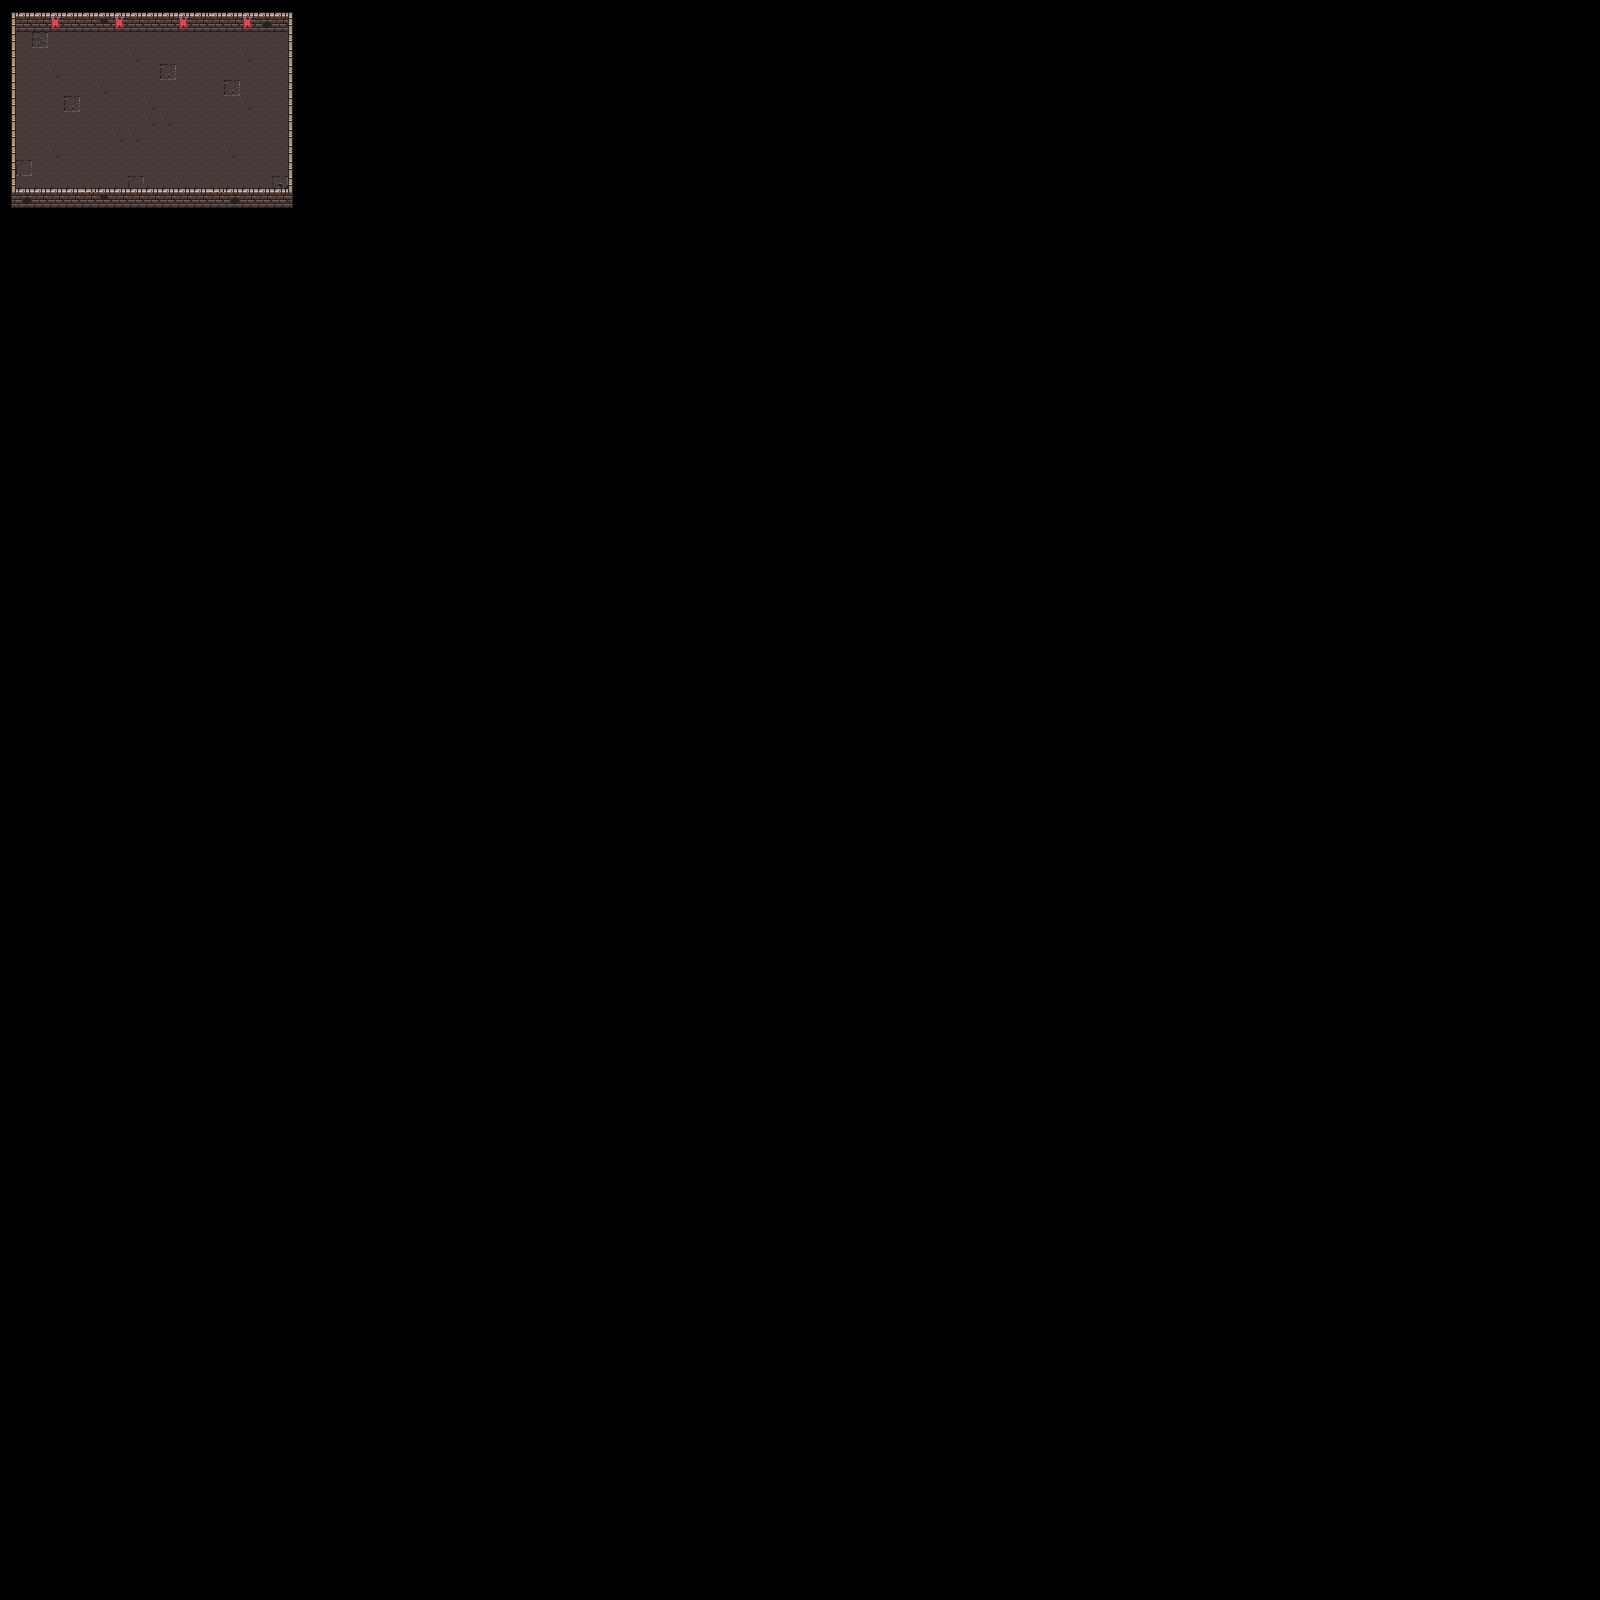

Tiled map render using the project's own tile images. Description and the map definition, with tile-layer contents summarised, below:
An orthogonal 100x100 tile map with 16x16 px tiles, 3 tile layers (Floors, Walls, Decorations) and 6 objects (2x lizard).

<map version="1.4" tiledversion="1.4.1" orientation="orthogonal" renderorder="right-down" width="100" height="100" tilewidth="16" tileheight="16" infinite="0" nextlayerid="7" nextobjectid="21">
 <editorsettings>
  <export target="dungeon-01.json" format="json" />
 </editorsettings>
 <tileset firstgid="1" name="dungeon" tilewidth="16" tileheight="16" tilecount="160" columns="10">
  <image source="../tiles/dungeon_tiles.png" width="160" height="256" />
  <tile id="0">
   <properties>
    <property name="collides" type="bool" value="false" />
   </properties>
  </tile>
  <tile id="1">
   <properties>
    <property name="collides" type="bool" value="false" />
   </properties>
  </tile>
  <tile id="2">
   <properties>
    <property name="collides" type="bool" value="false" />
   </properties>
  </tile>
  <tile id="3">
   <properties>
    <property name="collides" type="bool" value="false" />
   </properties>
  </tile>
  <tile id="4">
   <properties>
    <property name="collides" type="bool" value="false" />
   </properties>
  </tile>
  <tile id="5">
   <properties>
    <property name="collides" type="bool" value="false" />
   </properties>
  </tile>
  <tile id="6">
   <properties>
    <property name="collides" type="bool" value="false" />
   </properties>
  </tile>
  <tile id="7">
   <properties>
    <property name="collides" type="bool" value="false" />
   </properties>
  </tile>
  <tile id="8">
   <properties>
    <property name="collides" type="bool" value="false" />
   </properties>
  </tile>
  <tile id="9">
   <properties>
    <property name="collides" type="bool" value="false" />
   </properties>
  </tile>
  <tile id="10">
   <properties>
    <property name="collides" type="bool" value="false" />
   </properties>
  </tile>
  <tile id="11">
   <properties>
    <property name="collides" type="bool" value="true" />
   </properties>
  </tile>
  <tile id="12">
   <properties>
    <property name="collides" type="bool" value="true" />
   </properties>
  </tile>
  <tile id="13">
   <properties>
    <property name="collides" type="bool" value="true" />
   </properties>
  </tile>
  <tile id="14">
   <properties>
    <property name="collides" type="bool" value="false" />
   </properties>
  </tile>
  <tile id="15">
   <properties>
    <property name="collides" type="bool" value="false" />
   </properties>
  </tile>
  <tile id="16">
   <properties>
    <property name="collides" type="bool" value="false" />
   </properties>
  </tile>
  <tile id="17">
   <properties>
    <property name="collides" type="bool" value="false" />
   </properties>
  </tile>
  <tile id="18">
   <properties>
    <property name="collides" type="bool" value="false" />
   </properties>
  </tile>
  <tile id="19">
   <properties>
    <property name="collides" type="bool" value="false" />
   </properties>
  </tile>
  <tile id="20">
   <properties>
    <property name="collides" type="bool" value="false" />
   </properties>
  </tile>
  <tile id="21">
   <properties>
    <property name="collides" type="bool" value="false" />
   </properties>
  </tile>
  <tile id="22">
   <properties>
    <property name="collides" type="bool" value="false" />
   </properties>
  </tile>
  <tile id="23">
   <properties>
    <property name="collides" type="bool" value="false" />
   </properties>
  </tile>
  <tile id="24">
   <properties>
    <property name="collides" type="bool" value="false" />
   </properties>
  </tile>
  <tile id="25">
   <properties>
    <property name="collides" type="bool" value="false" />
   </properties>
  </tile>
  <tile id="26">
   <properties>
    <property name="collides" type="bool" value="false" />
   </properties>
  </tile>
  <tile id="27">
   <properties>
    <property name="collides" type="bool" value="false" />
   </properties>
  </tile>
  <tile id="28">
   <properties>
    <property name="collides" type="bool" value="false" />
   </properties>
  </tile>
  <tile id="29">
   <properties>
    <property name="collides" type="bool" value="false" />
   </properties>
  </tile>
  <tile id="30">
   <properties>
    <property name="collides" type="bool" value="false" />
   </properties>
  </tile>
  <tile id="31">
   <properties>
    <property name="collides" type="bool" value="false" />
   </properties>
  </tile>
  <tile id="32">
   <properties>
    <property name="collides" type="bool" value="false" />
   </properties>
  </tile>
  <tile id="33">
   <properties>
    <property name="collides" type="bool" value="false" />
   </properties>
  </tile>
  <tile id="34">
   <properties>
    <property name="collides" type="bool" value="false" />
   </properties>
  </tile>
  <tile id="35">
   <properties>
    <property name="collides" type="bool" value="false" />
   </properties>
  </tile>
  <tile id="36">
   <properties>
    <property name="collides" type="bool" value="false" />
   </properties>
  </tile>
  <tile id="37">
   <properties>
    <property name="collides" type="bool" value="false" />
   </properties>
  </tile>
  <tile id="38">
   <properties>
    <property name="collides" type="bool" value="false" />
   </properties>
  </tile>
  <tile id="39">
   <properties>
    <property name="collides" type="bool" value="false" />
   </properties>
  </tile>
  <tile id="40">
   <properties>
    <property name="collides" type="bool" value="false" />
   </properties>
  </tile>
  <tile id="41">
   <properties>
    <property name="collides" type="bool" value="false" />
   </properties>
  </tile>
  <tile id="42">
   <properties>
    <property name="collides" type="bool" value="false" />
   </properties>
  </tile>
  <tile id="43">
   <properties>
    <property name="collides" type="bool" value="false" />
   </properties>
  </tile>
  <tile id="44">
   <properties>
    <property name="collides" type="bool" value="false" />
   </properties>
  </tile>
  <tile id="45">
   <properties>
    <property name="collides" type="bool" value="false" />
   </properties>
  </tile>
  <tile id="46">
   <properties>
    <property name="collides" type="bool" value="false" />
   </properties>
  </tile>
  <tile id="47">
   <properties>
    <property name="collides" type="bool" value="false" />
   </properties>
  </tile>
  <tile id="48">
   <properties>
    <property name="collides" type="bool" value="false" />
   </properties>
  </tile>
  <tile id="49">
   <properties>
    <property name="collides" type="bool" value="false" />
   </properties>
  </tile>
  <tile id="50">
   <properties>
    <property name="collides" type="bool" value="false" />
   </properties>
  </tile>
  <tile id="51">
   <properties>
    <property name="collides" type="bool" value="false" />
   </properties>
  </tile>
  <tile id="52">
   <properties>
    <property name="collides" type="bool" value="false" />
   </properties>
  </tile>
  <tile id="53">
   <properties>
    <property name="collides" type="bool" value="false" />
   </properties>
  </tile>
  <tile id="54">
   <properties>
    <property name="collides" type="bool" value="false" />
   </properties>
  </tile>
  <tile id="55">
   <properties>
    <property name="collides" type="bool" value="true" />
   </properties>
  </tile>
  <tile id="56">
   <properties>
    <property name="collides" type="bool" value="false" />
   </properties>
  </tile>
  <tile id="57">
   <properties>
    <property name="collides" type="bool" value="false" />
   </properties>
  </tile>
  <tile id="58">
   <properties>
    <property name="collides" type="bool" value="false" />
   </properties>
  </tile>
  <tile id="59">
   <properties>
    <property name="collides" type="bool" value="false" />
   </properties>
  </tile>
  <tile id="60">
   <properties>
    <property name="collides" type="bool" value="false" />
   </properties>
  </tile>
  <tile id="61">
   <properties>
    <property name="collides" type="bool" value="false" />
   </properties>
  </tile>
  <tile id="62">
   <properties>
    <property name="collides" type="bool" value="false" />
   </properties>
  </tile>
  <tile id="63">
   <properties>
    <property name="collides" type="bool" value="false" />
   </properties>
  </tile>
  <tile id="64">
   <properties>
    <property name="collides" type="bool" value="false" />
   </properties>
  </tile>
  <tile id="65">
   <properties>
    <property name="collides" type="bool" value="true" />
   </properties>
  </tile>
  <tile id="66">
   <properties>
    <property name="collides" type="bool" value="false" />
   </properties>
  </tile>
  <tile id="67">
   <properties>
    <property name="collides" type="bool" value="false" />
   </properties>
  </tile>
  <tile id="68">
   <properties>
    <property name="collides" type="bool" value="false" />
   </properties>
  </tile>
  <tile id="69">
   <properties>
    <property name="collides" type="bool" value="false" />
   </properties>
  </tile>
  <tile id="70">
   <properties>
    <property name="collides" type="bool" value="false" />
   </properties>
  </tile>
  <tile id="71">
   <properties>
    <property name="collides" type="bool" value="false" />
   </properties>
  </tile>
  <tile id="72">
   <properties>
    <property name="collides" type="bool" value="false" />
   </properties>
  </tile>
  <tile id="73">
   <properties>
    <property name="collides" type="bool" value="false" />
   </properties>
  </tile>
  <tile id="74">
   <properties>
    <property name="collides" type="bool" value="false" />
   </properties>
  </tile>
  <tile id="75">
   <properties>
    <property name="collides" type="bool" value="false" />
   </properties>
  </tile>
  <tile id="76">
   <properties>
    <property name="collides" type="bool" value="false" />
   </properties>
  </tile>
  <tile id="77">
   <properties>
    <property name="collides" type="bool" value="false" />
   </properties>
  </tile>
  <tile id="78" type="lizard">
   <properties>
    <property name="collides" type="bool" value="false" />
   </properties>
  </tile>
  <tile id="79">
   <properties>
    <property name="collides" type="bool" value="false" />
   </properties>
  </tile>
  <tile id="80">
   <properties>
    <property name="collides" type="bool" value="true" />
   </properties>
  </tile>
  <tile id="81">
   <properties>
    <property name="collides" type="bool" value="true" />
   </properties>
  </tile>
  <tile id="82">
   <properties>
    <property name="collides" type="bool" value="false" />
   </properties>
  </tile>
  <tile id="83">
   <properties>
    <property name="collides" type="bool" value="false" />
   </properties>
  </tile>
  <tile id="84">
   <properties>
    <property name="collides" type="bool" value="false" />
   </properties>
  </tile>
  <tile id="85">
   <properties>
    <property name="collides" type="bool" value="false" />
   </properties>
  </tile>
  <tile id="86">
   <properties>
    <property name="collides" type="bool" value="false" />
   </properties>
  </tile>
  <tile id="87">
   <properties>
    <property name="collides" type="bool" value="false" />
   </properties>
  </tile>
  <tile id="88">
   <properties>
    <property name="collides" type="bool" value="false" />
   </properties>
  </tile>
  <tile id="89">
   <properties>
    <property name="collides" type="bool" value="false" />
   </properties>
  </tile>
  <tile id="90">
   <properties>
    <property name="collides" type="bool" value="true" />
   </properties>
  </tile>
  <tile id="91">
   <properties>
    <property name="collides" type="bool" value="true" />
   </properties>
  </tile>
  <tile id="92">
   <properties>
    <property name="collides" type="bool" value="false" />
   </properties>
  </tile>
  <tile id="93">
   <properties>
    <property name="collides" type="bool" value="false" />
   </properties>
  </tile>
  <tile id="94">
   <properties>
    <property name="collides" type="bool" value="false" />
   </properties>
  </tile>
  <tile id="95">
   <properties>
    <property name="collides" type="bool" value="false" />
   </properties>
  </tile>
  <tile id="96">
   <properties>
    <property name="collides" type="bool" value="false" />
   </properties>
  </tile>
  <tile id="97">
   <properties>
    <property name="collides" type="bool" value="false" />
   </properties>
  </tile>
  <tile id="98">
   <properties>
    <property name="collides" type="bool" value="false" />
   </properties>
  </tile>
  <tile id="99">
   <properties>
    <property name="collides" type="bool" value="false" />
   </properties>
  </tile>
  <tile id="100">
   <properties>
    <property name="collides" type="bool" value="false" />
   </properties>
  </tile>
  <tile id="101">
   <properties>
    <property name="collides" type="bool" value="false" />
   </properties>
  </tile>
  <tile id="102">
   <properties>
    <property name="collides" type="bool" value="true" />
   </properties>
  </tile>
  <tile id="103">
   <properties>
    <property name="collides" type="bool" value="true" />
   </properties>
  </tile>
  <tile id="104">
   <properties>
    <property name="collides" type="bool" value="false" />
   </properties>
  </tile>
  <tile id="105">
   <properties>
    <property name="collides" type="bool" value="false" />
   </properties>
  </tile>
  <tile id="106">
   <properties>
    <property name="collides" type="bool" value="false" />
   </properties>
  </tile>
  <tile id="107">
   <properties>
    <property name="collides" type="bool" value="false" />
   </properties>
  </tile>
  <tile id="108">
   <properties>
    <property name="collides" type="bool" value="false" />
   </properties>
  </tile>
  <tile id="109">
   <properties>
    <property name="collides" type="bool" value="false" />
   </properties>
  </tile>
  <tile id="110">
   <properties>
    <property name="collides" type="bool" value="false" />
   </properties>
  </tile>
  <tile id="111">
   <properties>
    <property name="collides" type="bool" value="false" />
   </properties>
  </tile>
  <tile id="112">
   <properties>
    <property name="collides" type="bool" value="false" />
   </properties>
  </tile>
  <tile id="113">
   <properties>
    <property name="collides" type="bool" value="false" />
   </properties>
  </tile>
  <tile id="114">
   <properties>
    <property name="collides" type="bool" value="false" />
   </properties>
  </tile>
  <tile id="115">
   <properties>
    <property name="collides" type="bool" value="false" />
   </properties>
  </tile>
  <tile id="116">
   <properties>
    <property name="collides" type="bool" value="false" />
   </properties>
  </tile>
  <tile id="117">
   <properties>
    <property name="collides" type="bool" value="false" />
   </properties>
  </tile>
  <tile id="118">
   <properties>
    <property name="collides" type="bool" value="false" />
   </properties>
  </tile>
  <tile id="119">
   <properties>
    <property name="collides" type="bool" value="false" />
   </properties>
  </tile>
  <tile id="120">
   <properties>
    <property name="collides" type="bool" value="false" />
   </properties>
  </tile>
  <tile id="121">
   <properties>
    <property name="collides" type="bool" value="true" />
   </properties>
  </tile>
  <tile id="122">
   <properties>
    <property name="collides" type="bool" value="true" />
   </properties>
  </tile>
  <tile id="123">
   <properties>
    <property name="collides" type="bool" value="true" />
   </properties>
  </tile>
  <tile id="124">
   <properties>
    <property name="collides" type="bool" value="true" />
   </properties>
  </tile>
  <tile id="125">
   <properties>
    <property name="collides" type="bool" value="true" />
   </properties>
  </tile>
  <tile id="126">
   <properties>
    <property name="collides" type="bool" value="true" />
   </properties>
  </tile>
  <tile id="127">
   <properties>
    <property name="collides" type="bool" value="false" />
   </properties>
  </tile>
  <tile id="128">
   <properties>
    <property name="collides" type="bool" value="false" />
   </properties>
  </tile>
  <tile id="129">
   <properties>
    <property name="collides" type="bool" value="false" />
   </properties>
  </tile>
  <tile id="130">
   <properties>
    <property name="collides" type="bool" value="false" />
   </properties>
  </tile>
  <tile id="131">
   <properties>
    <property name="collides" type="bool" value="true" />
   </properties>
  </tile>
  <tile id="132">
   <properties>
    <property name="collides" type="bool" value="true" />
   </properties>
  </tile>
  <tile id="133">
   <properties>
    <property name="collides" type="bool" value="true" />
   </properties>
  </tile>
  <tile id="134">
   <properties>
    <property name="collides" type="bool" value="true" />
   </properties>
  </tile>
  <tile id="135">
   <properties>
    <property name="collides" type="bool" value="true" />
   </properties>
  </tile>
  <tile id="136">
   <properties>
    <property name="collides" type="bool" value="true" />
   </properties>
  </tile>
  <tile id="137">
   <properties>
    <property name="collides" type="bool" value="false" />
   </properties>
  </tile>
  <tile id="138">
   <properties>
    <property name="collides" type="bool" value="false" />
   </properties>
  </tile>
  <tile id="139">
   <properties>
    <property name="collides" type="bool" value="false" />
   </properties>
  </tile>
  <tile id="140">
   <properties>
    <property name="collides" type="bool" value="false" />
   </properties>
  </tile>
  <tile id="141">
   <properties>
    <property name="collides" type="bool" value="true" />
   </properties>
  </tile>
  <tile id="142">
   <properties>
    <property name="collides" type="bool" value="true" />
   </properties>
  </tile>
  <tile id="143">
   <properties>
    <property name="collides" type="bool" value="true" />
   </properties>
  </tile>
  <tile id="144">
   <properties>
    <property name="collides" type="bool" value="true" />
   </properties>
  </tile>
  <tile id="145">
   <properties>
    <property name="collides" type="bool" value="true" />
   </properties>
  </tile>
  <tile id="146">
   <properties>
    <property name="collides" type="bool" value="true" />
   </properties>
  </tile>
  <tile id="147">
   <properties>
    <property name="collides" type="bool" value="false" />
   </properties>
  </tile>
  <tile id="148">
   <properties>
    <property name="collides" type="bool" value="false" />
   </properties>
  </tile>
  <tile id="149">
   <properties>
    <property name="collides" type="bool" value="false" />
   </properties>
  </tile>
 </tileset>
 <layer id="2" name="Floors" width="100" height="100">
  <data>[10000 cells, 170 non-empty, 6 distinct tile ids]</data>
 </layer>
 <layer id="1" name="Walls" width="100" height="100">
  <data>[10000 cells, 104 non-empty, 10 distinct tile ids]</data>
 </layer>
 <layer id="3" name="Decorations" width="100" height="100">
  <data>[10000 cells, 17 non-empty, 5 distinct tile ids]</data>
 </layer>
 <objectgroup id="5" name="Chests">
  <object id="11" gid="59" x="95.7513" y="95.4598" width="16" height="16" />
  <object id="12" gid="59" x="191.786" y="95.4598" width="16" height="16" />
  <object id="13" gid="59" x="96.1801" y="144.334" width="16" height="16" />
  <object id="14" gid="59" x="191.786" y="143.477" width="16" height="16" />
 </objectgroup>
 <objectgroup id="6" name="Enemies">
  <object id="19" type="lizard" gid="79" x="31.4427" y="176.06" width="16" height="16" />
  <object id="20" type="lizard" gid="2147483727" x="256.523" y="176.06" width="16" height="16" />
 </objectgroup>
</map>
